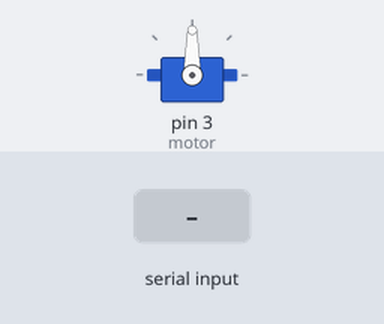
The sketch below on a simulated Arduino Leonardo, built with avr-gcc and run on an emulated ATmega32U4. Parts: servo. The inputs (shaded band) are chosen by the test bench.

Above: at 1.2 s.
1.3 s: "30,150\n" received over the second serial link
At 2.4 s:
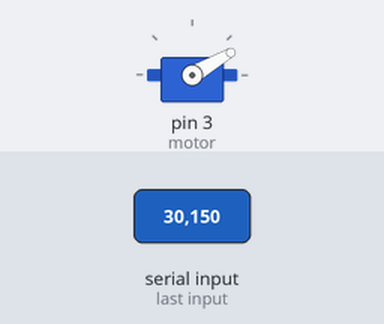
2.8 s: "5\n" received over the second serial link
At 3.9 s:
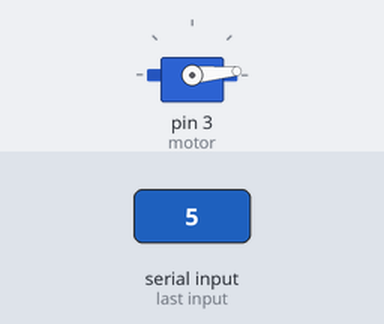
4.3 s: "200\n" received over the second serial link
At 5.4 s:
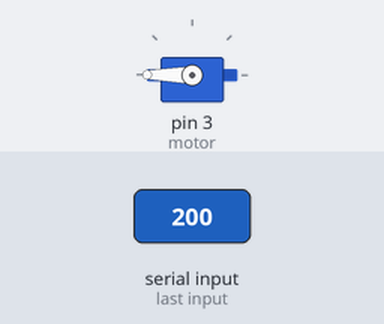
5.8 s: "90,45\n" received over the second serial link
At 6.9 s:
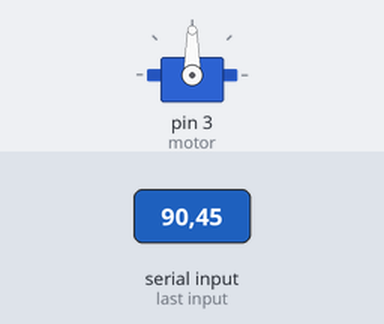
Timing chart, 0 to 8.3 s (numbered marks = the images above; inputs shaded):
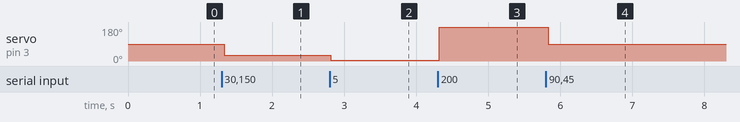

Measured:
- after the input at 1.3 s, servo on pin 3 (motor): 90° → 30° at once
- after the input at 2.8 s, servo on pin 3 (motor): 30° → 5° at once
- after the input at 4.3 s, servo on pin 3 (motor): 5° → 180° at once
- after the input at 5.8 s, servo on pin 3 (motor): 180° → 90° at once

The sketch:

envia_datos_arduino_servo.ino
```cpp
//Recibir datos con modulo Bluetooth para Arduino http://zygzax.com/

#include <Servo.h>

Servo motor;

int a=0;

void setup(){

  Serial1.begin(9600);
  motor.attach(3);
}

byte contador = 0;
char cadena[24];
int posicion = 0;

void loop(){

  for(a; a<1; a++){
    Serial1.print("Angulo deseado [0-180] -> ");
  }

 if(Serial1.available()){
   memset(cadena, 0, sizeof(cadena));

   while (Serial1.available()>0){
     delay(5);
     cadena[contador]=Serial1.read();
     contador++;
   }
      posicion=atoi(cadena);
      posicion = min(posicion, 180);
      posicion = max(posicion, 0);
      Serial1.print(posicion);
      Serial1.println("   grados");
      motor.write(posicion);
      a=0;
      contador=0;
      delay(100);
 }
}
```
